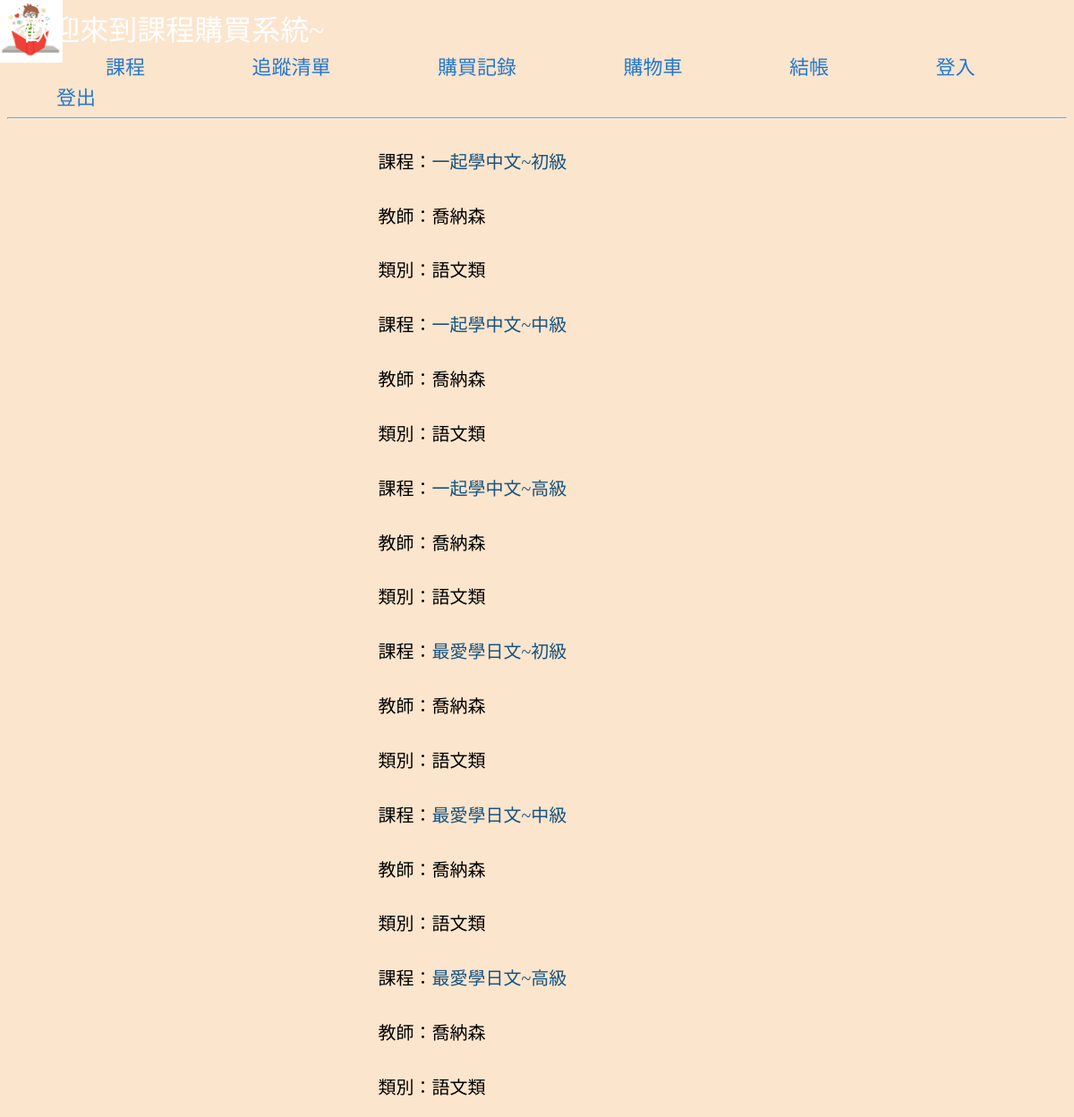
/class/detail.php?teacher=喬納森, run on the app's committed database.
### tables this page shows
create table class(
    id int auto_increment primary key, 
	class varchar(200) not null, 
	teacher varchar(200) not null,
    className varchar(200) not null

);

### class/detail.php (the view)
<?php require '../header.php'; ?>
<?php require 'menu.php'; ?>
<?php
$pdo=new PDO('mysql:host=localhost;dbname=class;charset=utf8', 'staff', '123');
$sql=$pdo->prepare('select * from class where teacher=?');
$sql->execute([$_REQUEST['teacher']]);
foreach ($sql->fetchAll() as $row) {
    $className=$row['className'];
    echo '<p>課程：','<a href="classdetail.php?Name=',$className, '">', $row['className'], '</a>';
    echo '<form action="cart-insert.php" method="post">';
    echo '<p>教師：', $row['teacher'], '</p>';
    echo '<p>類別：', $row['class'], '</p>';
    }
?>
<?php require '../footer.php'; ?>

### style.css (style rules this page uses)
body { background-color: #fce5cd; background-image: url(read.jpg); background-size: 70px 70px; background-repeat: no-repeat; background-position: top left; background-attachment: fixed; }
a { color: #16537e; text-decoration: none; }
p { font-size: 20px; padding-left: 35%; padding-top: 1%; }

### data on the page
class: className "一起學中文~初級", teacher "喬納森", class "語文類"
class: className "一起學中文~中級", teacher "喬納森", class "語文類"
class: className "一起學中文~高級", teacher "喬納森", class "語文類"
class: className "最愛學日文~初級", teacher "喬納森", class "語文類"
class: className "最愛學日文~中級", teacher "喬納森", class "語文類"
class: className "最愛學日文~高級", teacher "喬納森", class "語文類"
